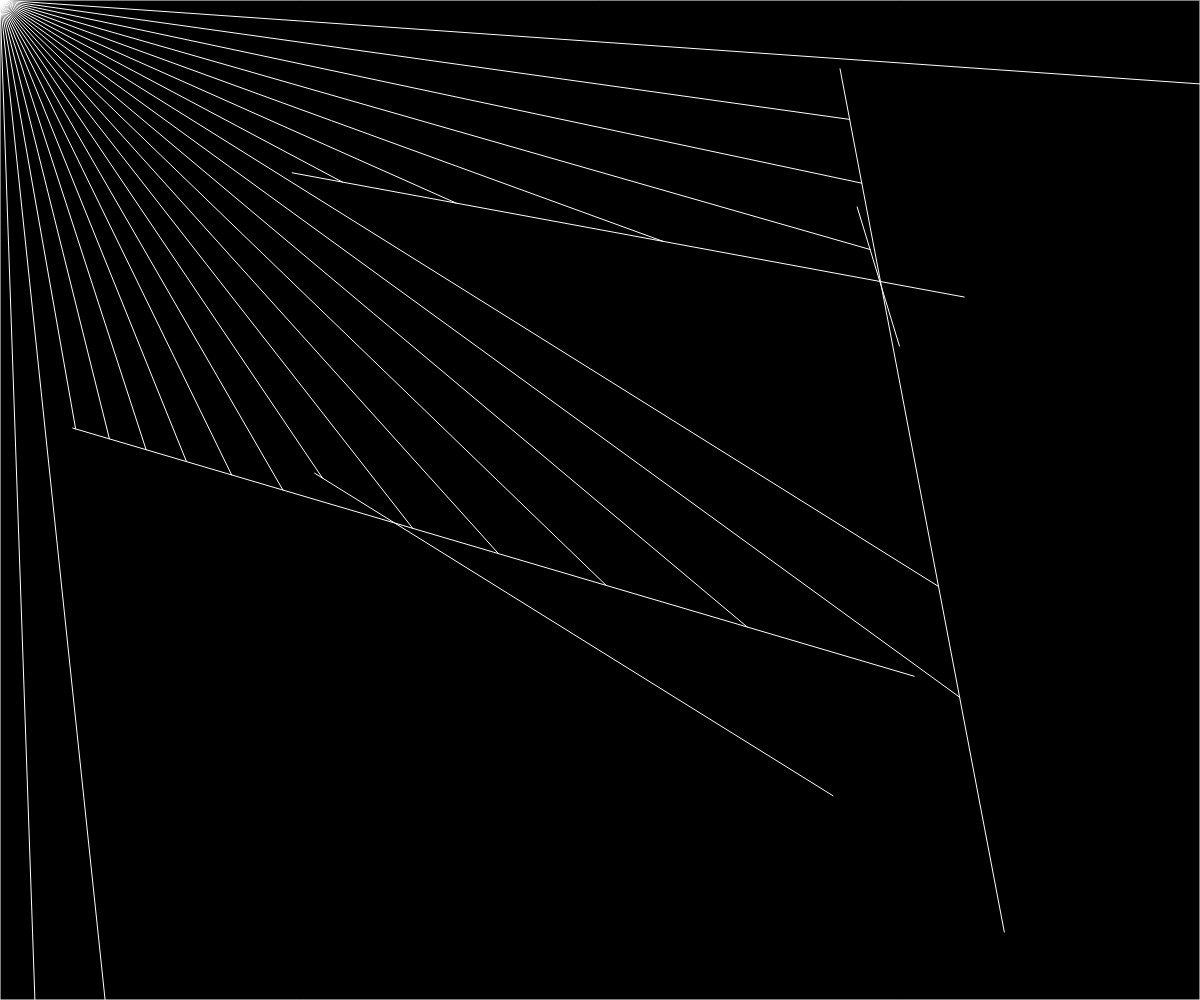
Frame 1 (no input)
Frame 60 (no input): identical to frame 1, image omitted
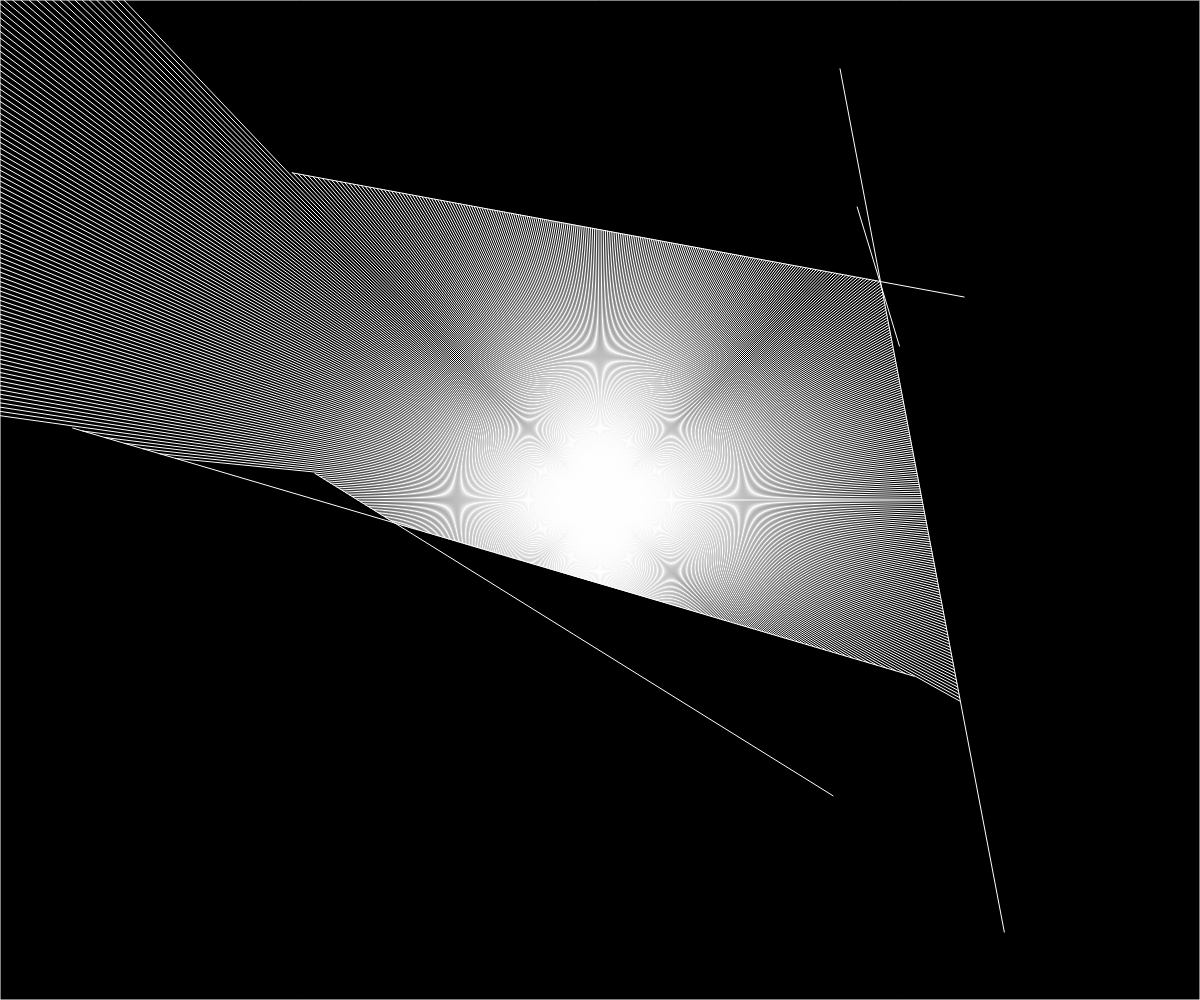
Frame 120 (the mouse pressed at the canvas centre since frame 60)

The p5.js sketch that drew these frames (run headless with seeded random() and noise() and a simulated clock; from frame 60 on, the mouse is pressed at the canvas centre):

// p5.js sketch
// ── sketch.js
let walls = [];
let n_walls;
let ray;
let particle;

function setup() {
    createCanvas(windowWidth, windowHeight);
    n_walls = 5;
    newWalls();
    ray = new Ray(100, 200);
    particle = new Particle();
}

function draw() {
    background(0);
    for (let wall of walls) {
        wall.show();
    }
    particle.update(mouseX, mouseY);
    particle.show();
    particle.look(walls);
}

function newWalls() {
    walls = []
    for (let i = 0; i < n_walls; i++) {
        let x1 = random(width);
        let y1 = random(height);
        let x2 = random(width);
        let y2 = random(height);
        walls[i] = new Boundary(x1, y1, x2, y2);
    }
    walls.push(new Boundary(0, 0, width-1, 0));
    walls.push(new Boundary(width, 0, width, height));
    walls.push(new Boundary(width, height, 0, height));
    walls.push(new Boundary(0, height, 0, 0));
}

function keyPressed() {
    if (keyCode === LEFT_ARROW && n_walls > 1) {
        n_walls -= 1;
        newWalls();
    } else if (keyCode === RIGHT_ARROW) {
        n_walls += 1;
        newWalls();
    }
}

function mousePressed() {
  particle.changeRays(1);
}

// ── boundary.js
class Boundary {
  constructor(x1,y1,x2,y2) {
    this.a = createVector(x1,y1);
    this.b = createVector(x2,y2);
  }
  
  show() {
    stroke(255);
    line(this.a.x,this.a.y,this.b.x,this.b.y);
  }
}
// ── particle.js
let shots;
let div_360 = [1,2,3,4,5,6,8,9,10,12,15,16,18,20,24,25,30,36,40,45,48,50,60,72,75,80,90,100,120,144,150,180,200,225,240,300,360,400,450,600,720,900,1200,1800,3600];
let index;

class Particle {

    constructor() {
        this.pos = createVector(width / 2, height / 2);
        this.rays = [];
        index = 4;
        shots = index;
        this.shoot();
    }

    update(x, y) {
        this.pos.set(x, y);
    }

    changeRays(inc) {
        index -= inc;
        this.rays = [];
        if (index < 0) {
            index = div_360.length - 1
        }
        shots = div_360[index]/10;
        this.shoot();
    }

    shoot() {
        for (let a = 0; a < 360; a += shots) {
            this.rays.push(new Ray(this.pos, radians(a)));
        }
    }

    look(walls) {
        for (ray of this.rays) {
            let closest = null;
            let record = Infinity;
            for (let wall of walls) {
                const pt = ray.cast(wall);
                if (pt) {
                    const d = p5
                        .Vector
                        .dist(this.pos, pt);
                    if (d < record) {
                        record = d;
                        closest = pt;
                    }
                    record = min(d, record);
                }
            }
            if (closest) {
                line(this.pos.x, this.pos.y, closest.x, closest.y);
            }

        }

    }

    show() {
        fill(255);
        ellipse(this.pos.x, this.pos.y, 1);
        for (ray of this.rays) {
            ray.show();

        }
    }
}
// ── ray.js
class Ray {
  constructor(pos, angle) {
    this.pos = pos;
    this.dir = p5.Vector.fromAngle(angle);
  }
  
  lookAt(x, y) {
    this.dir.x = x - this.pos.x;
    this.dir.y = y - this.pos.y;
    this.dir.normalize();
  }
  
  show() {
    stroke(255);
    push();
    translate(this.pos.x, this.pos.y);
    line(0, 0, this.x * 10, this.dir.y * 10);
    pop();
  }
  
  cast(wall) {
    const x1 = wall.a.x;
    const y1 = wall.a.y;
    const x2 = wall.b.x;
    const y2 = wall.b.y;
    
    const x3 = this.pos.x;
    const y3 = this.pos.y;
    const x4 = this.pos.x + this.dir.x;
    const y4 = this.pos.y + this.dir.y;
    
    const den = (x1 - x2) * (y3 - y4) - (y1 - y2) * (x3 - x4);
    if(den == 0) {
      return false;
    }
    
    const t = ( (x1 - x3) * (y3 - y4) - (y1 - y3) * (x3 - x4) )/ den;
    const u = -( (x1 - x2) * (y1 - y3) - (y1 - y2) * (x1 - x3) )/ den;
    
    if(t > 0 && t < 1 && u > 0) {
      const pt = createVector();
      pt.x = x1 + t * (x2 - x1);
      pt.y = y1 + t * (y2 - y1);
      return pt;
    } else {
      return false;
    }
  }
  
}
